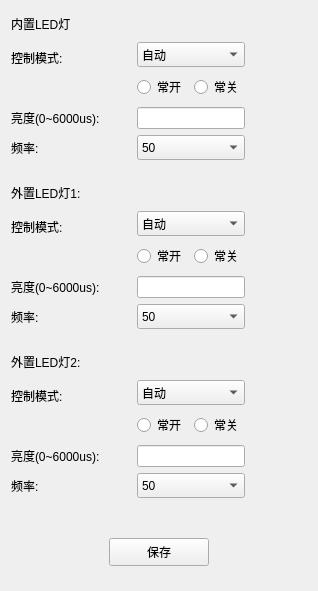
       <widget class="QWidget" name="page_6">
        <layout class="QVBoxLayout" name="verticalLayout_9" stretch="0,0,0,0,1">
         <property name="spacing">
          <number>20</number>
         </property>
         <item>
          <widget class="QWidget" name="widget_5" native="true">
           <layout class="QHBoxLayout" name="horizontalLayout_18">
            <property name="leftMargin">
             <number>0</number>
            </property>
            <property name="topMargin">
             <number>0</number>
            </property>
            <property name="rightMargin">
             <number>0</number>
            </property>
            <property name="bottomMargin">
             <number>0</number>
            </property>
            <item>
             <layout class="QFormLayout" name="formLayout_9">
              <item row="0" column="0">
               <widget class="QLabel" name="label_83">
                <property name="minimumSize">
                 <size>
                  <width>120</width>
                  <height>25</height>
                 </size>
                </property>
                <property name="text">
                 <string>内置LED灯</string>
                </property>
               </widget>
              </item>
              <item row="1" column="0">
               <widget class="QLabel" name="label_84">
                <property name="text">
                 <string>控制模式:</string>
                </property>
               </widget>
              </item>
              <item row="1" column="1">
               <layout class="QVBoxLayout" name="verticalLayout_11">
                <item>
                 <widget class="QComboBox" name="cmb_led_mode_3">
                  <property name="minimumSize">
                   <size>
                    <width>0</width>
                    <height>25</height>
                   </size>
                  </property>
                  <property name="modelColumn">
                   <number>0</number>
                  </property>
                  <item>
                   <property name="text">
                    <string>自动</string>
                   </property>
                  </item>
                  <item>
                   <property name="text">
                    <string>手动</string>
                   </property>
                  </item>
                  <item>
                   <property name="text">
                    <string>白天关闭</string>
                   </property>
                  </item>
                 </widget>
                </item>
                <item>
                 <widget class="QWidget" name="widget_6" native="true">
                  <layout class="QHBoxLayout" name="horizontalLayout_19">
                   <property name="leftMargin">
                    <number>0</number>
                   </property>
                   <property name="topMargin">
                    <number>2</number>
                   </property>
                   <property name="rightMargin">
                    <number>0</number>
                   </property>
                   <property name="bottomMargin">
                    <number>2</number>
                   </property>
                   <item>
                    <widget class="QRadioButton" name="radio_open_3">
                     <property name="text">
                      <string>常开</string>
                     </property>
                    </widget>
                   </item>
                   <item>
                    <widget class="QRadioButton" name="radio_close_3">
                     <property name="text">
                      <string>常关</string>
                     </property>
                    </widget>
                   </item>
                  </layout>
                 </widget>
                </item>
               </layout>
              </item>
              <item row="2" column="0">
               <widget class="QLabel" name="label_85">
                <property name="text">
                 <string>亮度(0~6000us):</string>
                </property>
               </widget>
              </item>
              <item row="2" column="1">
               <widget class="QLineEdit" name="ledt_led_outer1_mk_3">
                <property name="minimumSize">
                 <size>
                  <width>0</width>
                  <height>22</height>
                 </size>
                </property>
               </widget>
              </item>
              <item row="3" column="0">
               <widget class="QLabel" name="label_86">
                <property name="text">
                 <string>频率:</string>
                </property>
               </widget>
              </item>
              <item row="3" column="1">
               <widget class="QComboBox" name="cmb_led_outer2_pl_3">
                <property name="minimumSize">
                 <size>
                  <width>0</width>
                  <height>25</height>
                 </size>
                </property>
                <property name="modelColumn">
                 <number>0</number>
                </property>
                <item>
                 <property name="text">
                  <string>50</string>
                 </property>
                </item>
                <item>
                 <property name="text">
                  <string>75</string>
                 </property>
                </item>
                <item>
                 <property name="text">
                  <string>100</string>
                 </property>
                </item>
               </widget>
              </item>
             </layout>
            </item>
            <item>
             <spacer name="horizontalSpacer_21">
              <property name="orientation">
               <enum>Qt::Horizontal</enum>
              </property>
              <property name="sizeHint" stdset="0">
               <size>
                <width>62</width>
                <height>118</height>
               </size>
              </property>
             </spacer>
            </item>
           </layout>
          </widget>
         </item>
         <item>
          <widget class="QWidget" name="widget_7" native="true">
           <layout class="QHBoxLayout" name="horizontalLayout_22">
            <property name="leftMargin">
             <number>0</number>
            </property>
            <property name="topMargin">
             <number>0</number>
            </property>
            <property name="rightMargin">
             <number>0</number>
            </property>
            <property name="bottomMargin">
             <number>0</number>
            </property>
            <item>
             <layout class="QFormLayout" name="formLayout_11">
              <item row="0" column="0">
               <widget class="QLabel" name="label_91">
                <property name="minimumSize">
                 <size>
                  <width>120</width>
                  <height>25</height>
                 </size>
                </property>
                <property name="text">
                 <string>外置LED灯1:</string>
                </property>
               </widget>
              </item>
              <item row="1" column="0">
               <widget class="QLabel" name="label_92">
                <property name="text">
                 <string>控制模式:</string>
                </property>
               </widget>
              </item>
              <item row="1" column="1">
               <layout class="QVBoxLayout" name="verticalLayout_13">
                <item>
                 <widget class="QComboBox" name="cmb_led_mode_5">
                  <property name="minimumSize">
                   <size>
                    <width>0</width>
                    <height>25</height>
                   </size>
                  </property>
                  <property name="currentIndex">
                   <number>0</number>
                  </property>
                  <property name="modelColumn">
                   <number>0</number>
                  </property>
                  <item>
                   <property name="text">
                    <string>自动</string>
                   </property>
                  </item>
                  <item>
                   <property name="text">
                    <string>手动</string>
                   </property>
                  </item>
                 </widget>
                </item>
                <item>
                 <widget class="QWidget" name="widget_9" native="true">
                  <layout class="QHBoxLayout" name="horizontalLayout_23">
                   <property name="leftMargin">
                    <number>0</number>
                   </property>
                   <property name="topMargin">
                    <number>2</number>
                   </property>
                   <property name="rightMargin">
                    <number>0</number>
                   </property>
                   <property name="bottomMargin">
                    <number>2</number>
                   </property>
                   <item>
                    <widget class="QRadioButton" name="radio_open_5">
                     <property name="text">
                      <string>常开</string>
                     </property>
                    </widget>
                   </item>
                   <item>
                    <widget class="QRadioButton" name="radio_close_5">
                     <property name="text">
                      <string>常关</string>
                     </property>
                    </widget>
                   </item>
                  </layout>
                 </widget>
                </item>
               </layout>
              </item>
              <item row="2" column="0">
               <widget class="QLabel" name="label_93">
                <property name="text">
                 <string>亮度(0~6000us):</string>
                </property>
               </widget>
              </item>
              <item row="2" column="1">
               <widget class="QLineEdit" name="ledt_led_outer1_mk_5">
                <property name="minimumSize">
                 <size>
                  <width>0</width>
                  <height>22</height>
                 </size>
                </property>
               </widget>
              </item>
              <item row="3" column="0">
               <widget class="QLabel" name="label_94">
                <property name="text">
                 <string>频率:</string>
                </property>
               </widget>
              </item>
              <item row="3" column="1">
               <widget class="QComboBox" name="cmb_led_outer2_pl_5">
                <property name="minimumSize">
                 <size>
                  <width>0</width>
                  <height>25</height>
                 </size>
                </property>
                <property name="currentIndex">
                 <number>0</number>
                </property>
                <property name="modelColumn">
                 <number>0</number>
                </property>
                <item>
                 <property name="text">
                  <string>50</string>
                 </property>
                </item>
                <item>
                 <property name="text">
                  <string>75</string>
                 </property>
                </item>
                <item>
                 <property name="text">
                  <string>100</string>
                 </property>
                </item>
               </widget>
              </item>
             </layout>
            </item>
            <item>
             <spacer name="horizontalSpacer_24">
              <property name="orientation">
               <enum>Qt::Horizontal</enum>
              </property>
              <property name="sizeHint" stdset="0">
               <size>
                <width>62</width>
                <height>118</height>
               </size>
              </property>
             </spacer>
            </item>
           </layout>
          </widget>
         </item>
         <item>
          <widget class="QWidget" name="widget_12" native="true">
           <layout class="QHBoxLayout" name="horizontalLayout_26">
            <property name="leftMargin">
             <number>0</number>
            </property>
            <property name="topMargin">
             <number>0</number>
            </property>
            <property name="rightMargin">
             <number>0</number>
            </property>
            <property name="bottomMargin">
             <number>0</number>
            </property>
            <item>
             <layout class="QFormLayout" name="formLayout_13">
              <item row="0" column="0">
               <widget class="QLabel" name="label_99">
                <property name="minimumSize">
                 <size>
                  <width>120</width>
                  <height>25</height>
                 </size>
                </property>
                <property name="text">
                 <string>外置LED灯2:</string>
                </property>
               </widget>
              </item>
              <item row="1" column="0">
               <widget class="QLabel" name="label_100">
                <property name="text">
                 <string>控制模式:</string>
                </property>
               </widget>
              </item>
              <item row="1" column="1">
               <layout class="QVBoxLayout" name="verticalLayout_15">
                <item>
                 <widget class="QComboBox" name="cmb_led_mode_6">
                  <property name="minimumSize">
                   <size>
                    <width>0</width>
                    <height>25</height>
                   </size>
                  </property>
                  <property name="currentIndex">
                   <number>0</number>
                  </property>
                  <property name="modelColumn">
                   <number>0</number>
                  </property>
                  <item>
                   <property name="text">
                    <string>自动</string>
                   </property>
                  </item>
                  <item>
                   <property name="text">
                    <string>手动</string>
                   </property>
                  </item>
                 </widget>
                </item>
                <item>
                 <widget class="QWidget" name="widget_13" native="true">
                  <layout class="QHBoxLayout" name="horizontalLayout_27">
                   <property name="leftMargin">
                    <number>0</number>
                   </property>
                   <property name="topMargin">
                    <number>2</number>
                   </property>
                   <property name="rightMargin">
                    <number>0</number>
                   </property>
                   <property name="bottomMargin">
                    <number>2</number>
                   </property>
                   <item>
                    <widget class="QRadioButton" name="radio_open_6">
                     <property name="text">
                      <string>常开</string>
                     </property>
                    </widget>
                   </item>
                   <item>
                    <widget class="QRadioButton" name="radio_close_6">
                     <property name="text">
                      <string>常关</string>
                     </property>
                    </widget>
                   </item>
                  </layout>
                 </widget>
                </item>
               </layout>
              </item>
              <item row="2" column="0">
               <widget class="QLabel" name="label_101">
                <property name="text">
                 <string>亮度(0~6000us):</string>
                </property>
               </widget>
              </item>
              <item row="2" column="1">
               <widget class="QLineEdit" name="ledt_led_outer1_mk_6">
                <property name="minimumSize">
                 <size>
                  <width>0</width>
                  <height>22</height>
                 </size>
                </property>
               </widget>
              </item>
              <item row="3" column="0">
               <widget class="QLabel" name="label_102">
                <property name="text">
                 <string>频率:</string>
                </property>
               </widget>
              </item>
              <item row="3" column="1">
               <widget class="QComboBox" name="cmb_led_outer2_pl_6">
                <property name="minimumSize">
                 <size>
                  <width>0</width>
                  <height>25</height>
                 </size>
                </property>
                <property name="currentIndex">
                 <number>0</number>
                </property>
                <property name="modelColumn">
                 <number>0</number>
                </property>
                <item>
                 <property name="text">
                  <string>50</string>
                 </property>
                </item>
                <item>
                 <property name="text">
                  <string>75</string>
                 </property>
                </item>
                <item>
                 <property name="text">
                  <string>100</string>
                 </property>
                </item>
               </widget>
              </item>
             </layout>
            </item>
            <item>
             <spacer name="horizontalSpacer_30">
              <property name="orientation">
               <enum>Qt::Horizontal</enum>
              </property>
              <property name="sizeHint" stdset="0">
               <size>
                <width>62</width>
                <height>118</height>
               </size>
              </property>
             </spacer>
            </item>
           </layout>
          </widget>
         </item>
         <item>
          <layout class="QHBoxLayout" name="horizontalLayout_14">
           <property name="topMargin">
            <number>20</number>
           </property>
           <item>
            <spacer name="horizontalSpacer_19">
             <property name="orientation">
              <enum>Qt::Horizontal</enum>
             </property>
             <property name="sizeHint" stdset="0">
              <size>
               <width>40</width>
               <height>20</height>
              </size>
             </property>
            </spacer>
           </item>
           <item>
            <widget class="QPushButton" name="btn_save_tab5_2">
             <property name="minimumSize">
              <size>
               <width>100</width>
               <height>28</height>
              </size>
             </property>
             <property name="text">
              <string>保存</string>
             </property>
            </widget>
           </item>
           <item>
            <spacer name="horizontalSpacer_22">
             <property name="orientation">
              <enum>Qt::Horizontal</enum>
             </property>
             <property name="sizeHint" stdset="0">
              <size>
               <width>40</width>
               <height>20</height>
              </size>
             </property>
            </spacer>
           </item>
          </layout>
         </item>
         <item>
          <spacer name="verticalSpacer_7">
           <property name="orientation">
            <enum>Qt::Vertical</enum>
           </property>
           <property name="sizeHint" stdset="0">
            <size>
             <width>20</width>
             <height>14</height>
            </size>
           </property>
          </spacer>
         </item>
        </layout>
       </widget>
